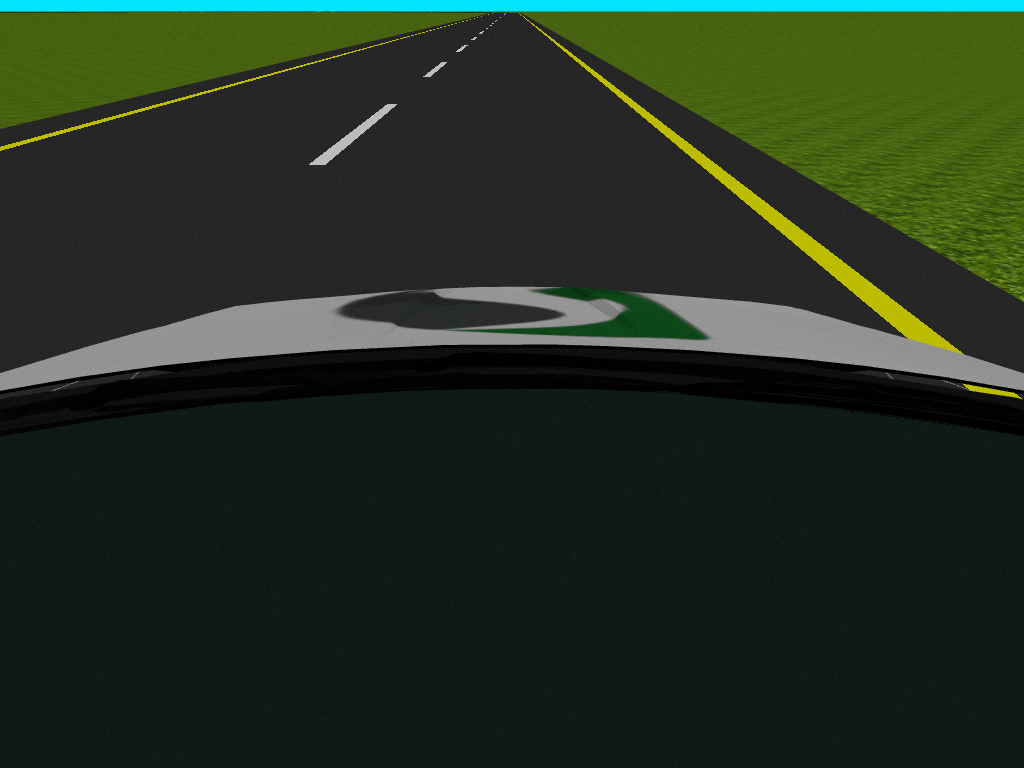
#> input picture src/lane_follower/Scripts/saves/112_new.png, 1024 x 768 px
$ python pipeline_test.py   (older library calls are emulated)
#> lines starting #> are read from the running program, lines starting #| are printed output that depends on the picture; after the words box and inside, x2 and y2 are one past the last pixel; in counts of white or black regions, pixels touching at a corner belong together
### src/lane_follower/Scripts/combined_thresh.py
import numpy as np
import cv2
import matplotlib.pyplot as plt
import matplotlib.image as mpimg
import pickle
import os


def abs_sobel_thresh(img, orient='x', thresh_min=10, thresh_max=100):

	#Takes an image, gradient orientation, and threshold min/max values

	# Convert to grayscale
	gray = cv2.cvtColor(img, cv2.COLOR_RGB2GRAY)
	# Apply x or y gradient with the OpenCV Sobel() function
	# and take the absolute value
	if orient == 'x':
		abs_sobel = np.absolute(cv2.Sobel(gray, cv2.CV_64F, 1, 0))
	if orient == 'y':
		abs_sobel = np.absolute(cv2.Sobel(gray, cv2.CV_64F, 0, 1))
	# Rescale back to 8 bit integer
	scaled_sobel = np.uint8(255*abs_sobel/np.max(abs_sobel))
	# Create a copy and apply the threshold
	binary_output = np.zeros_like(scaled_sobel)
	# Here I'm using inclusive (>=, <=) thresholds, but exclusive is ok too
	binary_output[(scaled_sobel >= thresh_min) & (scaled_sobel <= thresh_max)] = 1

	# Return the result
	return binary_output

def mag_thresh(img, sobel_kernel=3, mag_thresh=(30, 100)):

	#Return the magnitude of the gradient
	#for a given sobel kernel size and threshold values

	# Convert to grayscale
	gray = cv2.cvtColor(img, cv2.COLOR_RGB2GRAY)
	# Take both Sobel x and y gradients
	sobelx = cv2.Sobel(gray, cv2.CV_64F, 1, 0, ksize=sobel_kernel)
	sobely = cv2.Sobel(gray, cv2.CV_64F, 0, 1, ksize=sobel_kernel)
	# Calculate the gradient magnitude
	gradmag = np.sqrt(sobelx**2 + sobely**2)
	# Rescale to 8 bit
	scale_factor = np.max(gradmag)/255
	gradmag = (gradmag/scale_factor).astype(np.uint8)
	# Create a binary image of ones where threshold is met, zeros otherwise
	binary_output = np.zeros_like(gradmag)
	binary_output[(gradmag >= mag_thresh[0]) & (gradmag <= mag_thresh[1])] = 1

	# Return the binary image
	return binary_output


def dir_threshold(img, sobel_kernel=3, thresh=(0, np.pi/2)):

	#Return the direction of the gradient
	#for a given sobel kernel size and threshold values

	# Convert to grayscale
	gray = cv2.cvtColor(img, cv2.COLOR_RGB2GRAY)
	# Calculate the x and y gradients
	sobelx = cv2.Sobel(gray, cv2.CV_64F, 1, 0, ksize=sobel_kernel)
	sobely = cv2.Sobel(gray, cv2.CV_64F, 0, 1, ksize=sobel_kernel)
	# Take the absolute value of the gradient direction,
	# apply a threshold, and create a binary image result
	absgraddir = np.arctan2(np.absolute(sobely), np.absolute(sobelx))
	binary_output =  np.zeros_like(absgraddir)
	binary_output[(absgraddir >= thresh[0]) & (absgraddir <= thresh[1])] = 1
	binary_output = binary_output.astype(np.uint8)
	# Return the binary image
	return binary_output


# [8 lines left out: function hls_thresh, not called in this run]

def hls_thresh2(img):
	# Using inRange() to threshold both white and yellow separately.
	hls = cv2.cvtColor(img, cv2.COLOR_RGB2HLS)
	# White areas in image
	# H value can be arbitrary, thus within [0 ... 360] (OpenCV: [0 ... 180])
	# L value must be relatively high (we want high brightness), e.g. within [0.7 ... 1.0] (OpenCV: [0 ... 255])
	# S value must be relatively low (we want low saturation), e.g. within [0.0 ... 0.3] (OpenCV: [0 ... 255])
	white_lower = np.array([np.round(  0 / 2), np.round(0.7 * 255), np.round(0.00 * 255)])
	white_upper = np.array([np.round(360 / 2), np.round(1.00 * 255), np.round(0.30 * 255)])
	white_mask = cv2.inRange(hls, white_lower, white_upper)

	# Yellow areas in image
	# H value must be appropriate (see HSL color space), e.g. within [40 ... 60]
	# L value can be arbitrary (we want everything between bright and dark yellow), e.g. within [0.0 ... 1.0]
	# S value must be above some threshold (we want at least some saturation), e.g. within [0.35 ... 1.0]
	yellow_lower = np.array([np.round( 35/ 2 ), np.round(0.00 * 255), np.round(0.2 * 255)])
	yellow_upper = np.array([np.round( 65 / 2 ), np.round(1.00 * 255), np.round(1.00 * 255)])
	yellow_mask = cv2.inRange(hls, yellow_lower, yellow_upper)
	binary_output = cv2.bitwise_or(yellow_mask, white_mask)


	return binary_output


def combined_thresh(img):
	# print(type(img))
	# print(img.shape)
	# print(img.dtype)
	abs_bin = abs_sobel_thresh(img, orient='x', thresh_min=50, thresh_max=255)
	mag_bin = mag_thresh(img, sobel_kernel=3, mag_thresh=(50, 255))
	dir_bin = dir_threshold(img, sobel_kernel=15, thresh=(0.7, 1.3))
	#hls_bin = hls_thresh(img, thresh=(170, 255))
	hls_bin = hls_thresh2(img)
	combined = np.zeros_like(dir_bin)
	#combined[((abs_bin == 1) | ((mag_bin == 1) & (dir_bin == 1))) & (hls_bin == 1)] = 1
	combined[((abs_bin == 1) | ((mag_bin == 1) & (dir_bin == 1)))] = 1
	combined = cv2.bitwise_and(combined,combined, mask = hls_bin)
	#combined[(combined == 1) & (hls_bin == 1)] = 1

	#print(abs_bin.dtype,mag_bin.dtype,dir_bin.dtype,combined.dtype, hls_bin.dtype)
	return combined, abs_bin, mag_bin, dir_bin, hls_bin  # DEBUG datatype


# [42 lines that do not run on import are left out]

	# [27 lines of commented-out code are left out]

### src/lane_follower/Scripts/perspective_transform.py
import numpy as np
import cv2
import matplotlib.pyplot as plt
import matplotlib.image as mpimg
import pickle
from combined_thresh import combined_thresh
import os


def perspective_transform(img):
	"""
	Execute perspective transform
	"""
	img_size = (img.shape[1], img.shape[0])
	# src = np.float32(
	# 	[[85, 185], #60 --This is for IGVC test real track images
	# 	 [500, 185],
	# 	 [0, 300], #20
	# 	 [585, 300]])
	# src = np.float32(
	# 	[[470, 40], #60 -- 1st Dataspeed's test
	# 	 [569, 40],
	# 	 [184, 253], #20
	# 	 [876, 253]])
	src = np.float32(
		[[331, 99], #60 -- 1st Dataspeed's test
		 [700, 99],
		 [12, 270], #20
		 [1040, 270]])
	# src = np.float32(
	# 	[[351, 99], #60 -- Dataspeed July 14 Straight
	# 	 [700, 99],
	# 	 [65, 270], #20
	# 	 [1040, 270]])
	# src = np.float32(
	# 	[[450, 50], #60 -- 2nd Dataspeed's test
	# 	 [595, 50],
	# 	 [120, 270], #20
	# 	 [975, 270]])
	dst = np.float32(
		 [[0, 0],
		 [img.shape[1], 0],
		 [0, img.shape[0]],
		 [img.shape[1], img.shape[0]]])

	m = cv2.getPerspectiveTransform(src, dst)
	m_inv = cv2.getPerspectiveTransform(dst, src)

	warped = cv2.warpPerspective(img, m, img_size, flags=cv2.INTER_LINEAR)
	unwarped = cv2.warpPerspective(warped, m_inv, (warped.shape[1], warped.shape[0]), flags=cv2.INTER_LINEAR)  # DEBUG

	return warped, unwarped, m, m_inv


# [24 lines that do not run on import are left out]

### src/lane_follower/Scripts/line_fit.py
import numpy as np
import cv2
import matplotlib.pyplot as plt
import matplotlib.image as mpimg
import pickle
from combined_thresh import combined_thresh
from perspective_transform import perspective_transform

xRes = 1024
yRes = 768

def line_fit(binary_warped, viz=None):
	"""
	Find and fit lane lines
	"""
	# Assuming you have created a warped binary image called "binary_warped"
	# Take a histogram of the bottom half of the image
	histogram = np.sum(binary_warped[binary_warped.shape[0]//2:, :], axis=0)
	#histogram = np.sum(binary_warped, axis=0)
	# Create an output image to draw on and visualize the result
	out_img = (np.dstack((binary_warped, binary_warped, binary_warped))*255).astype('uint8')
	# Find the peak of the left and right halves of the histogram
	# These will be the starting point for the left and right lines
	midpoint = np.int(histogram.shape[0]/2)
	leftx_base = np.argmax(histogram[20:midpoint]) + 20
	rightx_base = np.argmax(histogram[midpoint:]) + midpoint

	# Choose the number of sliding windows
	nwindows = 9
	# Set height of windows
	window_height = np.int(binary_warped.shape[0]/nwindows)
	# Identify the x and y positions of all nonzero pixels in the image
	nonzero = binary_warped.nonzero()
	nonzeroy = np.array(nonzero[0])
	nonzerox = np.array(nonzero[1])
	# Current positions to be updated for each window
	leftx_current = leftx_base
	rightx_current = rightx_base
	# Set the width of the windows +/- margin
	margin = 100
	# Set minimum number of pixels found to recenter window
	minpix = 50
	# Create empty lists to receive left and right lane pixel indices
	left_lane_inds = []
	right_lane_inds = []

	# Step through the windows one by one
	for window in range(nwindows):
		# Identify window boundaries/corners in x and y (and right and left)
		win_y_low = binary_warped.shape[0] - (window+1)*window_height
		win_y_high = binary_warped.shape[0] - window*window_height
		win_xleft_low = leftx_current - margin
		win_xleft_high = leftx_current + margin
		win_xright_low = rightx_current - margin
		win_xright_high = rightx_current + margin
		# Draw the windows on the visualization image
		cv2.rectangle(out_img,(win_xleft_low,win_y_low),(win_xleft_high,win_y_high),(0,255,0), 2)
		cv2.rectangle(out_img,(win_xright_low,win_y_low),(win_xright_high,win_y_high),(0,255,0), 2)
		# Identify the nonzero pixels in x and y within the window
		good_left_inds = ((nonzeroy >= win_y_low) & (nonzeroy < win_y_high) & (nonzerox >= win_xleft_low) & (nonzerox < win_xleft_high)).nonzero()[0]
		good_right_inds = ((nonzeroy >= win_y_low) & (nonzeroy < win_y_high) & (nonzerox >= win_xright_low) & (nonzerox < win_xright_high)).nonzero()[0]
		# Append these indices to the lists
		left_lane_inds.append(good_left_inds)
		right_lane_inds.append(good_right_inds)
		# If you found > minpix pixels, recenter next window on their mean position
		if len(good_left_inds) > minpix:
			leftx_current = np.int(np.mean(nonzerox[good_left_inds]))
		if len(good_right_inds) > minpix:
			rightx_current = np.int(np.mean(nonzerox[good_right_inds]))

	# Concatenate the arrays of indices
	left_lane_inds = np.concatenate(left_lane_inds)
	right_lane_inds = np.concatenate(right_lane_inds)

	# Extract left and right line pixel positions
	leftx = nonzerox[left_lane_inds]
	lefty = nonzeroy[left_lane_inds]
	rightx = nonzerox[right_lane_inds]
	righty = nonzeroy[right_lane_inds]

	# Fit a second order polynomial to each
	left_fit = np.polyfit(lefty, leftx, 2)
	right_fit = np.polyfit(righty, rightx, 2)
	if viz==1:
		plt.imshow(out_img)
		plt.figure()
		plt.plot(histogram)
		plt.figure()

	# Return a dict of relevant variables
	ret = {}
	ret['left_fit'] = left_fit
	ret['right_fit'] = right_fit
	ret['nonzerox'] = nonzerox
	ret['nonzeroy'] = nonzeroy
	ret['out_img'] = out_img
	ret['left_lane_inds'] = left_lane_inds
	ret['right_lane_inds'] = right_lane_inds

	return ret


# [75 lines left out: functions tune_fit, viz1, not called in this run]


def viz2(binary_warped, ret, save_file=None):
	"""
	Visualize the predicted lane lines with margin, on binary warped image
	save_file is a string representing where to save the image (if None, then just display)
	"""
	# Grab variables from ret dictionary
	left_fit = ret['left_fit']
	right_fit = ret['right_fit']
	nonzerox = ret['nonzerox']
	nonzeroy = ret['nonzeroy']
	left_lane_inds = ret['left_lane_inds']
	right_lane_inds = ret['right_lane_inds']

	# Create an image to draw on and an image to show the selection window
	out_img = (np.dstack((binary_warped, binary_warped, binary_warped))*255).astype('uint8')
	window_img = np.zeros_like(out_img)
	# Color in left and right line pixels
	out_img[nonzeroy[left_lane_inds], nonzerox[left_lane_inds]] = [255, 0, 0]
	out_img[nonzeroy[right_lane_inds], nonzerox[right_lane_inds]] = [0, 0, 255]

	# Generate x and y values for plotting
	ploty = np.linspace(0, binary_warped.shape[0]-1, binary_warped.shape[0])
	left_fitx = left_fit[0]*ploty**2 + left_fit[1]*ploty + left_fit[2]
	right_fitx = right_fit[0]*ploty**2 + right_fit[1]*ploty + right_fit[2]

	# Generate a polygon to illustrate the search window area
	# And recast the x and y points into usable format for cv2.fillPoly()
	margin = 100  # NOTE: Keep this in sync with *_fit()
	left_line_window1 = np.array([np.transpose(np.vstack([left_fitx-margin, ploty]))])
	left_line_window2 = np.array([np.flipud(np.transpose(np.vstack([left_fitx+margin, ploty])))])
	left_line_pts = np.hstack((left_line_window1, left_line_window2))
	right_line_window1 = np.array([np.transpose(np.vstack([right_fitx-margin, ploty]))])
	right_line_window2 = np.array([np.flipud(np.transpose(np.vstack([right_fitx+margin, ploty])))])
	right_line_pts = np.hstack((right_line_window1, right_line_window2))

	# Draw the lane onto the warped blank image
	cv2.fillPoly(window_img, np.int_([left_line_pts]), (0,255, 0))
	cv2.fillPoly(window_img, np.int_([right_line_pts]), (0,255, 0))
	result = cv2.addWeighted(out_img, 1, window_img, 0.3, 0)
	plt.imshow(result)
	plt.plot(left_fitx, ploty, color='yellow')
	plt.plot(right_fitx, ploty, color='yellow')
	plt.xlim(0, xRes)
	plt.ylim(yRes, 0)
	if save_file is None:
		plt.show()
	else:
		#plt.savefig(save_file)
		pass
	plt.gcf().clear()

	return result


def calc_curve(left_lane_inds, right_lane_inds, nonzerox, nonzeroy):
	"""
	Calculate radius of curvature in meters
	"""
	y_eval = yRes-1  # 720p video/image, so last (lowest on screen) y index is 719

	# Define conversions in x and y from pixels space to meters
	xm_per_pix = 3.7/680
	ym_per_pix = 3.08/440

	# Extract left and right line pixel positions
	leftx = nonzerox[left_lane_inds]
	lefty = nonzeroy[left_lane_inds]
	rightx = nonzerox[right_lane_inds]
	righty = nonzeroy[right_lane_inds]

	# Fit new polynomials to x,y in world space
	left_fit_cr = np.polyfit(lefty*ym_per_pix, leftx*xm_per_pix, 2)
	right_fit_cr = np.polyfit(righty*ym_per_pix, rightx*xm_per_pix, 2)
	# Calculate the new radii of curvature
	left_curverad = ((1 + (2*left_fit_cr[0]*y_eval*ym_per_pix + left_fit_cr[1])**2)**1.5) / np.absolute(2*left_fit_cr[0])
	right_curverad = ((1 + (2*right_fit_cr[0]*y_eval*ym_per_pix + right_fit_cr[1])**2)**1.5) / np.absolute(2*right_fit_cr[0])
	# Now our radius of curvature is in meters

	return left_curverad, right_curverad


# [15 lines left out: function calc_vehicle_offset, not called in this run]


def final_viz(undist, left_fit, right_fit, m_inv, left_curve, right_curve, vehicle_offset):
	"""
	Final lane line prediction visualized and overlayed on top of original image
	"""
	# Generate x and y values for plotting
	ploty = np.linspace(0, undist.shape[0]-1, undist.shape[0])
	left_fitx = left_fit[0]*ploty**2 + left_fit[1]*ploty + left_fit[2]
	right_fitx = right_fit[0]*ploty**2 + right_fit[1]*ploty + right_fit[2]
	# Create an image to draw the lines on
	#warp_zero = np.zeros_like(warped).astype(np.uint8)
	#color_warp = np.dstack((warp_zero, warp_zero, warp_zero))
	color_warp = np.zeros((yRes, xRes, 3), dtype='uint8')  # NOTE: Hard-coded image dimensions

	# Recast the x and y points into usable format for cv2.fillPoly()
	pts_left = np.array([np.transpose(np.vstack([left_fitx, ploty]))])
	pts_right = np.array([np.flipud(np.transpose(np.vstack([right_fitx, ploty])))])
	pts = np.hstack((pts_left, pts_right))

	# Draw the lane onto the warped blank image
	cv2.fillPoly(color_warp, np.int_([pts]), (0,255, 0))
	# Warp the blank back to original image space using inverse perspective matrix (Minv)
	newwarp = cv2.warpPerspective(color_warp, m_inv, (undist.shape[1], undist.shape[0]))
	#print(newwarp.shape)
	#print(undist.dtype)
	#print(newwarp.dtype)
	# Combine the result with the original image
	result = cv2.addWeighted(undist, 1, newwarp, 0.3, 0)

	# Annotate lane curvature values and vehicle offset from center
	avg_curve = (left_curve + right_curve)/2
	label_str = 'Radius of curvature: %.3f m' % avg_curve
	result = cv2.putText(result, label_str, (30,40), 0, 1, (0,0,0), 2, cv2.LINE_AA)

	label_str = 'Vehicle offset from lane center: %.3f m' % vehicle_offset
	result = cv2.putText(result, label_str, (30,70), 0, 1, (0,0,0), 2, cv2.LINE_AA)

	label_str = 'Right lane radius:' + format(right_curve, ".2f") + 'm Left:' + format(left_curve, ".2f")
	result = cv2.putText(result, label_str, (30, 100), 0, 1, (0, 0, 0), 2, cv2.LINE_AA)


	return result

### src/lane_follower/Scripts/pipeline_test.py
import cv2
import matplotlib.pyplot as plt
import matplotlib.image as mpimg
import pickle
import os
from combined_thresh import combined_thresh
from perspective_transform import perspective_transform
from line_fit import line_fit, viz2, calc_curve, final_viz
import numpy as np
import os

# [6 lines of commented-out code are left out]
image_files=['112_new.png']
for image_file in image_files:
	out_image_file = image_file.split('.')[0] + '.png'  # write to png format
	image_file=(os.path.dirname(os.path.abspath(__file__))+'/saves/' + image_file)

	img = mpimg.imread(image_file)
#> img is the input picture: shape (768, 1024, 3) float32; mean R, G, B 0.138, 0.19, 0.134
	if img.dtype == 'float32':
		img = np.array(img)*255
		img = np.uint8(img)
	# img = cv2.undistort(img, mtx, dist, None, mtx)
	img2, abs_bin, mag_bin, dir_bin, hls_bin = combined_thresh(img)
#> in combined_thresh, `abs_bin = abs_sobel_thresh(img, orient='x', thresh_min=50, thresh_max=..`:
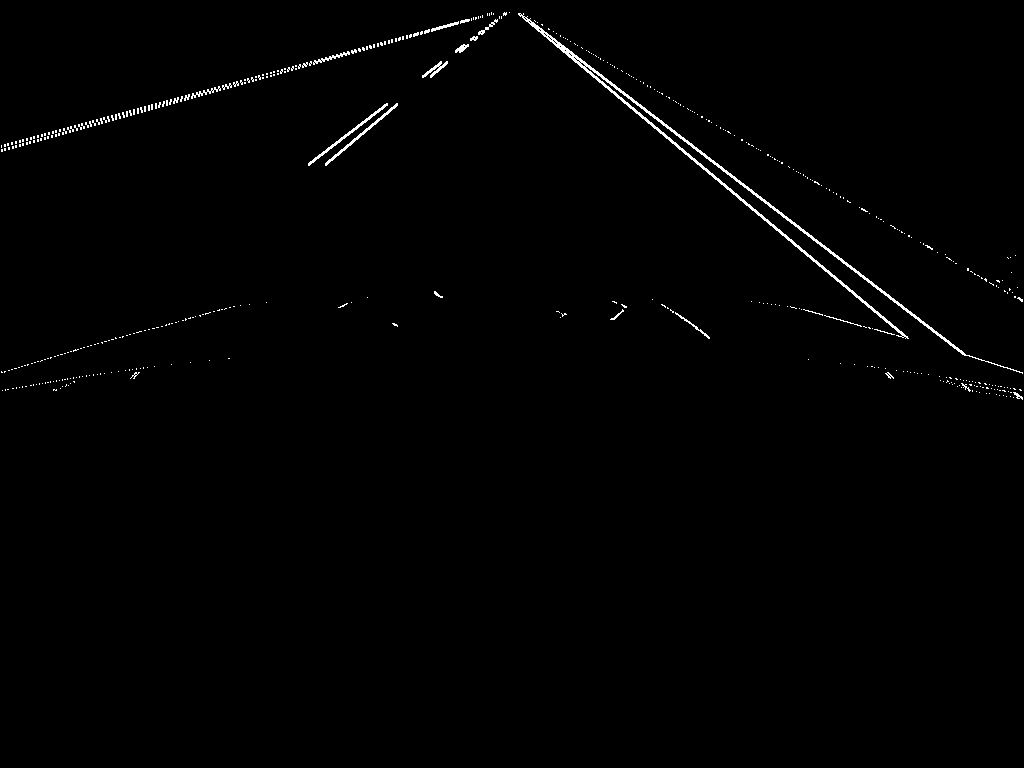
#> abs_bin: shape (768, 1024); values 0 (black) and 1 (white), 0.82% white in thin lines or dots, all inside (x1, y1, x2, y2) = (1, 12, 1023, 400)
#> in mag_thresh, `scale_factor = np.max(gradmag)/255`: scale_factor = 2.78
#> in dir_threshold, `absgraddir = np.arctan2(np.absolute(sobely), np.absolute(sobelx))`:
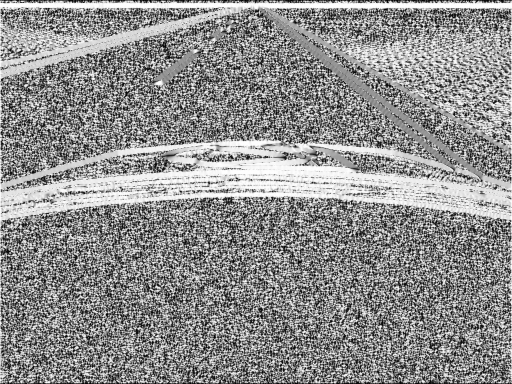
#> absgraddir: shape (768, 1024) float64 (shown at 1/2 size); min 0, max 1.57, mean 0.882; drawn with min black and max white
#> in combined_thresh, `dir_bin = dir_threshold(img, sobel_kernel=15, thresh=(0.7, 1.3))`:
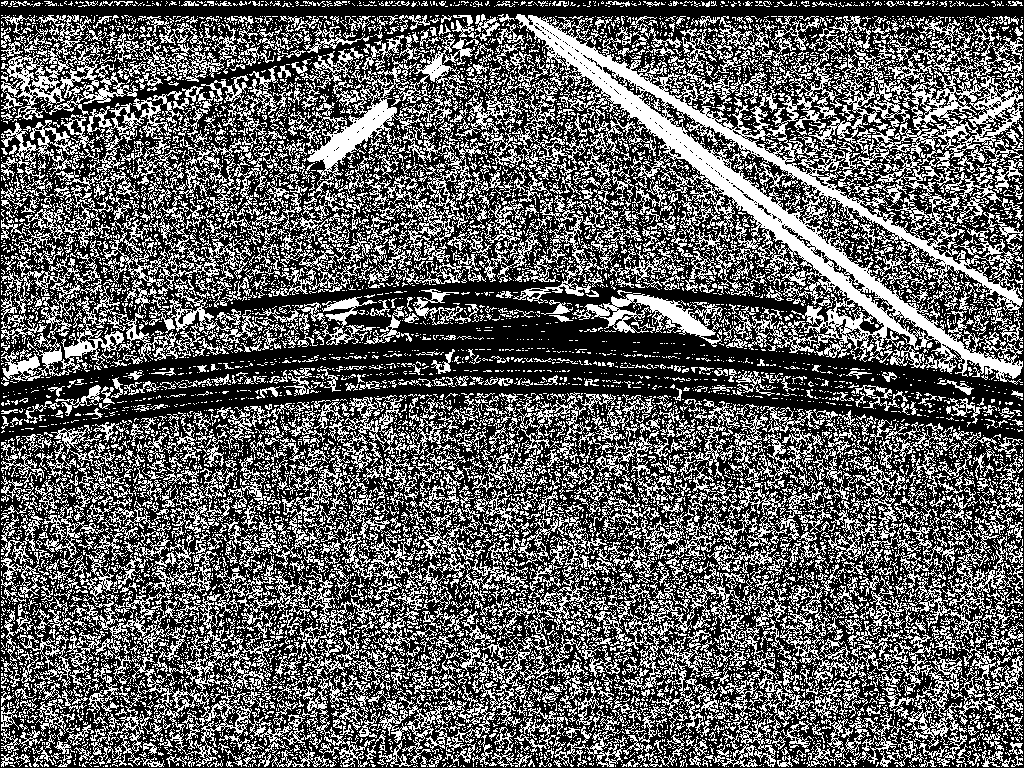
#> dir_bin: shape (768, 1024); values 0 (black) and 1 (white), 37.7% white in thin lines or dots
#> in hls_thresh2, `binary_output = cv2.bitwise_or(yellow_mask, white_mask)`:
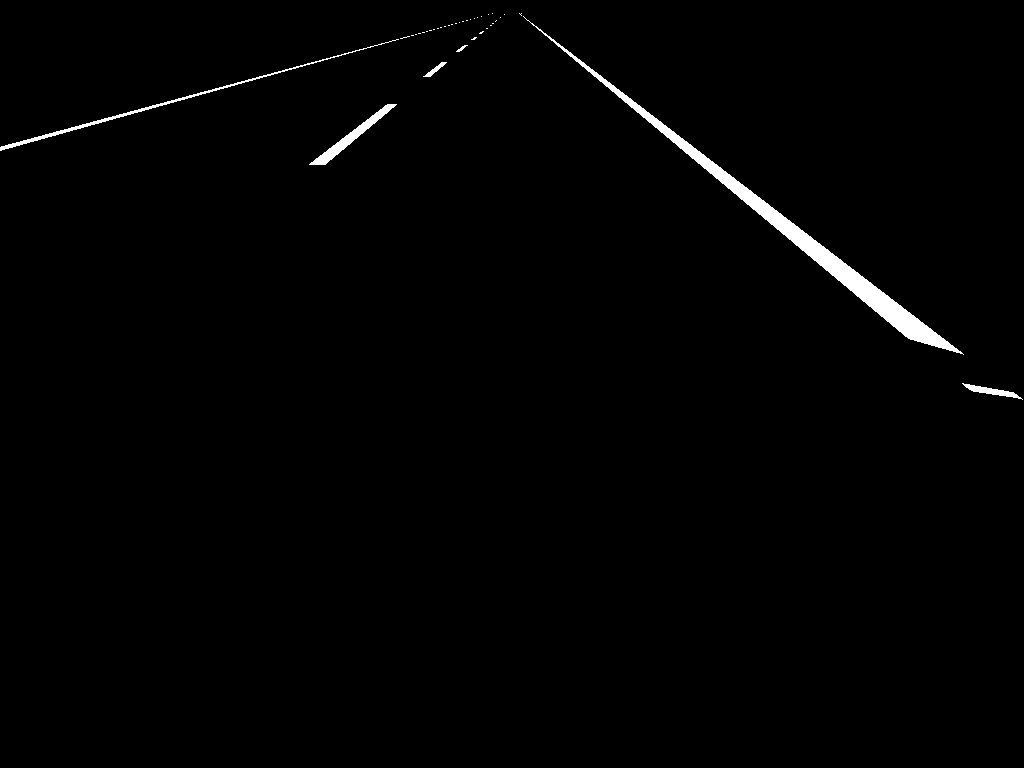
#> binary_output: shape (768, 1024); 1.1% white; 38 white regions (32 under 20 px), largest, box (x1, y1, x2, y2) and area: (523, 16, 964, 355) 6235, (0, 39, 399, 151) 1026, (309, 104, 397, 165) 839, (962, 383, 1023, 400) 313, (423, 62, 447, 77) 100, (456, 45, 468, 52) 30
	img3, binary_unwarped, m, m_inv = perspective_transform(img2)
#> (the rest of the program and of its run is left out)
